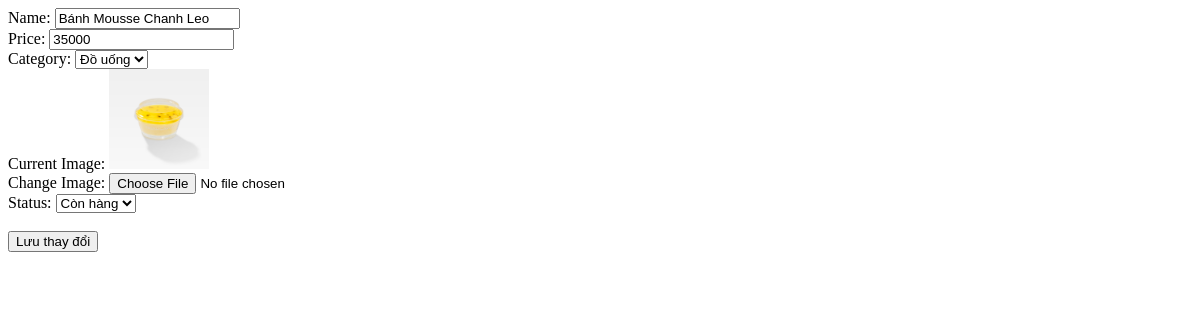
The page /admin/edit-food-coffee.php?id=6 on the database as committed earlier.
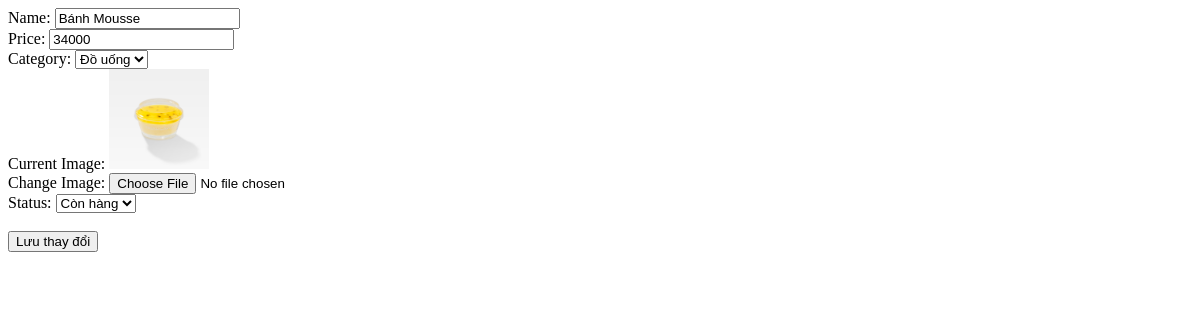
The same page on the database as committed later.
### tables this page shows
CREATE TABLE `products` (
  `id` int(11) NOT NULL,
  `name` varchar(255) NOT NULL,
  `price` int(11) NOT NULL,
  `category_id` int(11) NOT NULL,
  `image_url` varchar(255) NOT NULL,
  `is_active` tinyint(1) NOT NULL DEFAULT 1
);

### admin/edit-food-coffee.php (the view, shortened to what this page needs)
<?php
function get_products($id){
    $conn = connect_db();
    $id = (int)$id;
    $sql = "SELECT * FROM products WHERE id = $id";
    $query = mysqli_query($conn, $sql);
    return $query;
}
$id = isset($_GET['id']) ? (int)$_GET['id'] : 0;
$data_back = array();
if($id){
    $result = get_products($id);
    if($result && mysqli_num_rows($result) > 0){
        $data_back = mysqli_fetch_assoc($result);
    } else {
        die("Không tìm thấy sản phẩm");
    }
}
$errors = array();
?>
<!DOCTYPE html>
<html lang="en">
<head>
</head>
<body>
    <form action="?id=<?php echo $id; ?>" method="post" enctype="multipart/form-data">
        Name: <input type="text" name="name" value="<?php echo isset($_POST['name']) ? $_POST['name'] : $data_back['name']; ?>">
        <br>
        Price: <input type="number" name="price" value="<?php echo isset($_POST['price']) ? $_POST['price'] : $data_back['price']; ?>">
        <br>
        Category:
        <select name="category_id">
            <option value="2" <?php echo ($data_back['category_id'] == 2) ? 'selected' : ''; ?>>Đồ uống</option>
        </select>
        <br>
        Current Image: <img src="<?php echo $data_back['image_url']; ?>" width="100"><br>
        Change Image: <input type="file" name="image-url"> <span style="color:red"><?php if(!empty($errors['image-url'])) echo $errors['image-url']?></span>
        <br>
        Status:
        <select name="is_active">
            <option value="1" <?php echo ($data_back['is_active'] == 1) ? 'selected' : ''; ?>>Còn hàng</option>
        </select>
        <br><br>
        <input type="submit" name="sub-edit" value="Lưu thay đổi">
    </form>
</body>
</html>

Rows that differ between the two databases and show on the page:
changed products "Đồ uống": name "Bánh Mousse Chanh Leo" → "Bánh Mousse"; price "35000" → "34000"
